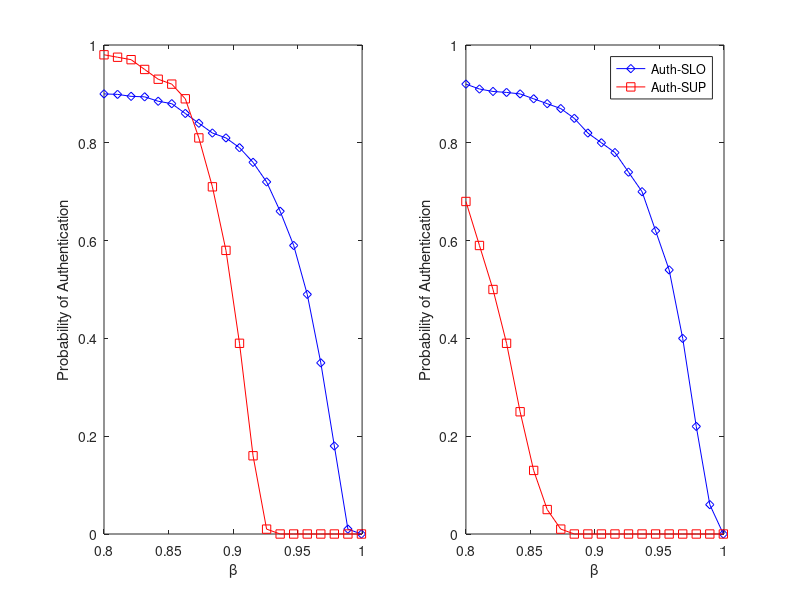

The MATLAB script that drew this image:
clc
clear,close all

x=0.8:0.0105:1;
y_1=[0.9,0.899,0.895,0.894,0.885,0.88,0.86,0.84,0.82,0.81,0.79,0.76,0.72,0.66,0.59,0.49,0.35,0.18,0.01,0];
y_2=[0.98,0.975,0.97,0.95,0.93,0.92,0.89,0.81,0.71,0.58,0.39,0.16,0.01,0,0,0,0,0,0,0];
y_3=[0.68,0.59,0.5,0.39,0.25,0.13,0.05,0.01,0,0,0,0,0,0,0,0,0,0,0,0];
y_4=[0.92,0.91,0.905,0.903,0.9,0.89,0.88,0.87,0.85,0.82,0.8,0.78,0.74,0.7,0.62,0.54,0.4,0.22,0.06,0];
subplot(1,2,1);plot(x,y_1,'-bd',x,y_2,'-rs');axis([0.8,1,0,1]);xlabel('β');ylabel('Probability of Authentication');
subplot(1,2,2);plot(x,y_4,'-bd',x,y_3,'-rs');axis([0.8,1,0,1]);xlabel('β');ylabel('Probability of Authentication');legend('Auth-SLO','Auth-SUP');